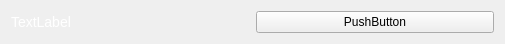
<?xml version="1.0" encoding="UTF-8"?>
<ui version="4.0">
 <class>Form</class>
 <widget class="QWidget" name="Form">
  <property name="geometry">
   <rect>
    <x>0</x>
    <y>0</y>
    <width>505</width>
    <height>44</height>
   </rect>
  </property>
  <property name="windowTitle">
   <string>Form</string>
  </property>
  <property name="styleSheet">
   <string notr="true">/* --- THE CONTAINER (The Row Item) --- */
/* We assume the root widget of your .ui file is named 'ListItemFrame' */
QWidget#ListItemFrame {
    background-color: #0b1d29; /* Dark Blue-Grey Background */
    border-radius: 18px;       /* Heavily rounded corners */
    border: 2px solid transparent; /* Invisible border by default to prevent sizing jumps */
}

/* --- THE SELECTED STATE --- */
/* We will toggle a property called &quot;selected&quot; in code to trigger this */
QWidget#ListItemFrame[selected=&quot;true&quot;] {
    border: 2px solid #ffffff; /* The White Outline */
    background-color: #0b1d29; /* Ensure bg stays same */
}

/* --- LABELS --- */
QLabel {
    color: #ffffff;
    font-family: &quot;Segoe UI&quot;, &quot;Roboto&quot;, sans-serif;
    font-size: 14px;
    border: none;
    background: transparent;
}

/* The ID Label (C1, C2...) - Bold and Larger */
QLabel#idLabel {
    font-weight: 900;
    font-size: 18px;
    margin-left: 10px;
}

/* The Value Label (x = -3) - Monospace-ish look usually looks good here */
QLabel#valueLabel {
    font-weight: bold;
}

/* --- THE EDIT BUTTON --- */
QPushButton#editBtn {
    background-color: #163042; /* Slightly lighter/different tone than background */
    border-radius: 18px;       /* Half of height (assuming 36px height) */
    border: none;
    color: white;
    font-size: 14px;
    /* You would set the pencil icon via setIcon() in code or Designer */
}

QPushButton#editBtn:hover {
    background-color: #1f425a; /* Lighter on hover */
}

QPushButton#editBtn:pressed {
    background-color: #0d1e2b;
}</string>
  </property>
  <layout class="QHBoxLayout" name="horizontalLayout">
   <item>
    <widget class="QLabel" name="l_listTile">
     <property name="text">
      <string>TextLabel</string>
     </property>
    </widget>
   </item>
   <item>
    <widget class="QPushButton" name="b_listTile">
     <property name="styleSheet">
      <string notr="true"/>
     </property>
     <property name="text">
      <string>PushButton</string>
     </property>
    </widget>
   </item>
  </layout>
 </widget>
 <resources/>
 <connections/>
</ui>
